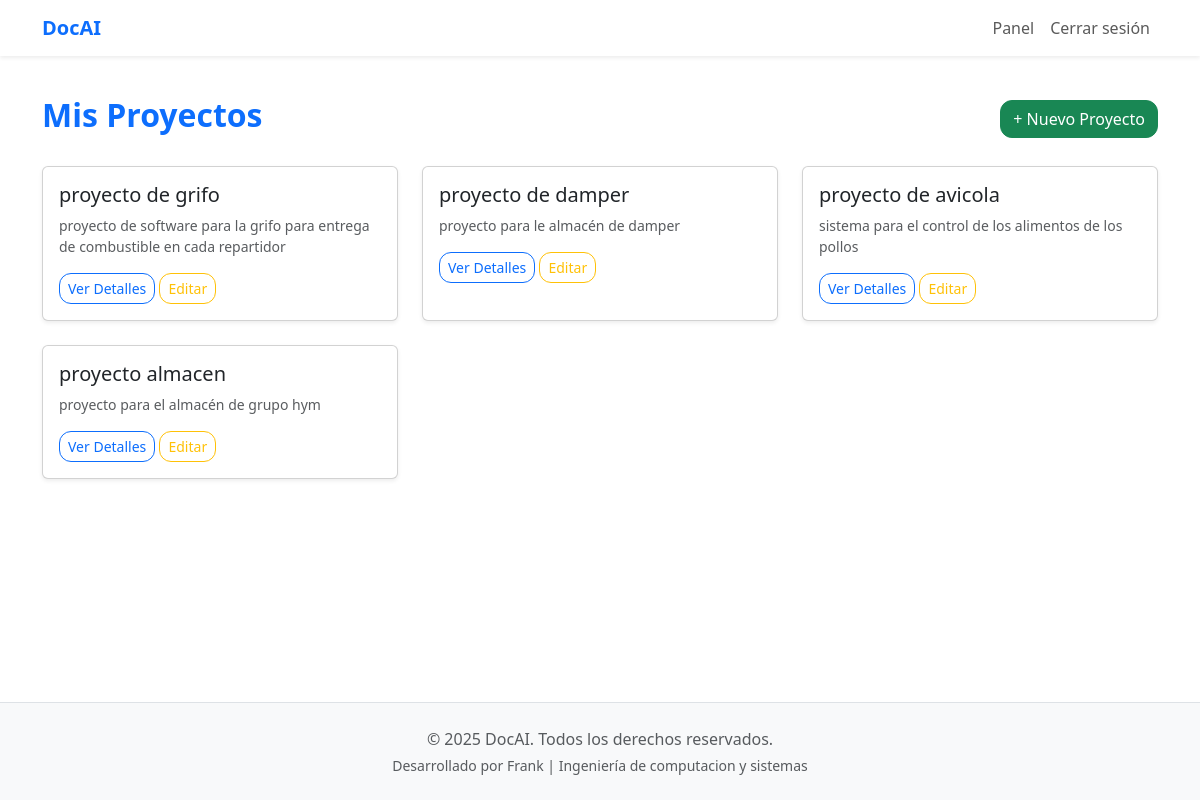
Before: /dashboard/ (signed in) with the older database file.
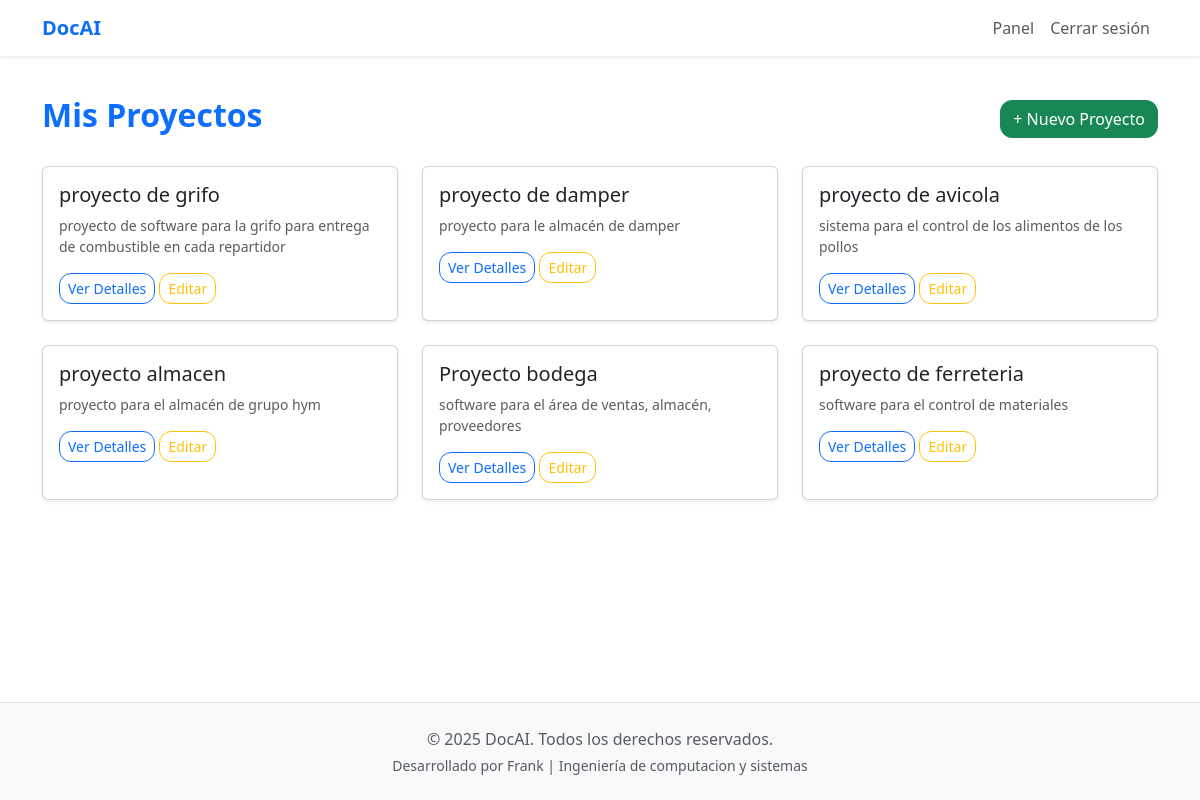
After: the same page with the newer database file.
### documentacion/models.py (models this page shows, shortened)
class Project(models.Model):
    nombre = models.CharField(max_length=100)
    descripcion = models.TextField(blank=True)
    propietario = models.ForeignKey(User, on_delete=models.CASCADE)
    creado = models.DateTimeField(auto_now_add=True)

### documentacion/views.py (the view)
# urls.py: path('dashboard/', views.dashboard, name='dashboard'),
@login_required
def dashboard(request):
    proyectos = Project.objects.filter(propietario=request.user)
    return render(request, 'documentacion/dashboard.html', {'proyectos': proyectos})

### documentacion/templates/documentacion/dashboard.html (shortened to what this page needs)
{% extends 'base.html' %}
{% block content %}
<div class="d-flex justify-content-between align-items-center mb-4">
    <h2 class="fw-bold text-primary">Mis Proyectos</h2>
    <a href="{% url 'crear_proyecto' %}" class="btn btn-success">+ Nuevo Proyecto</a>
</div>
{% if proyectos %}
    <div class="row row-cols-1 row-cols-md-2 row-cols-lg-3 g-4">
        {% for proyecto in proyectos %}
            <div class="col">
                <div class="card shadow-sm h-100">
                    <div class="card-body">
                        <h5 class="card-title">{{ proyecto.nombre }}</h5>
                        <p class="card-text text-muted small">
                            {{ proyecto.descripcion|truncatechars:100 }}
                        </p>
                        <a href="{% url 'detalle_proyecto' proyecto.id %}" class="btn btn-outline-primary btn-sm">Ver Detalles</a>
                        <a href="{% url 'editar_proyecto' proyecto.id %}" class="btn btn-outline-warning btn-sm">Editar</a>
                    </div>
                </div>
            </div>
        {% endfor %}
    </div>
{% else %}
    <div class="alert alert-info mt-4" role="alert">
        Aún no tienes proyectos. ¡Crea uno para empezar a documentar con IA!
    </div>
{% endif %}
{% endblock %}

### templates/base.html (shortened to what this page needs)
{% load static %}
<!DOCTYPE html>
<html lang="es">
<head>
    <link href="https://cdn.jsdelivr.net/npm/bootstrap@5.3.5/dist/css/bootstrap.min.css" rel="stylesheet">
    <link rel="stylesheet" href="https://cdnjs.cloudflare.com/ajax/libs/animate.css/4.1.1/animate.min.css" />
    <link rel="stylesheet" href="{% static 'css/styles.css' %}">
</head>
<body class="d-flex flex-column min-vh-100">
<nav class="navbar navbar-expand-lg navbar-light bg-white shadow-sm fixed-top">
    <div class="container">
        <a class="navbar-brand fw-bold text-primary" href="{% url 'home' %}">DocAI</a>
        <div class="collapse navbar-collapse justify-content-end" id="navbarNav">
            <ul class="navbar-nav">
                {% if user.is_authenticated %}
                    <li class="nav-item"><a class="nav-link" href="{% url 'dashboard' %}">Panel</a></li>
                    <li class="nav-item"><a class="nav-link" href="{% url 'logout' %}">Cerrar sesión</a></li>
                {% else %}
                    <li class="nav-item"><a class="btn btn-primary ms-2" href="{% url 'login' %}">Iniciar sesión</a></li>
                    <li class="nav-item"><a class="btn btn-primary ms-2" href="{% url 'signup' %}">Registrarse</a></li>
                {% endif %}
            </ul>
        </div>
    </div>
</nav>
<main class="flex-grow-1 pt-5 mt-5">
    <div class="container">
        {% block content %}{% endblock %}
    </div>
</main>
<footer class="bg-light text-center text-muted py-4 mt-auto border-top">
    <div class="container">
        <p class="mb-1">&copy; 2025 DocAI. Todos los derechos reservados.</p>
        <small class="d-block">Desarrollado por Frank | Ingeniería de computacion y sistemas</small>
    </div>
</footer>
</body>
</html>

### static/css/styles.css (style rules this page uses)
body { scroll-behavior: smooth; }
.card { transition: transform 0.2s ease-in-out, box-shadow 0.3s; }
.btn { border-radius: 0.75rem; }

Changed rows visible on the page:
added Project: nombre "Proyecto bodega", descripcion "software para el área de ventas, almacén, proveedores"
added Project: nombre "proyecto de ferreteria", descripcion "software para el control de materiales"
